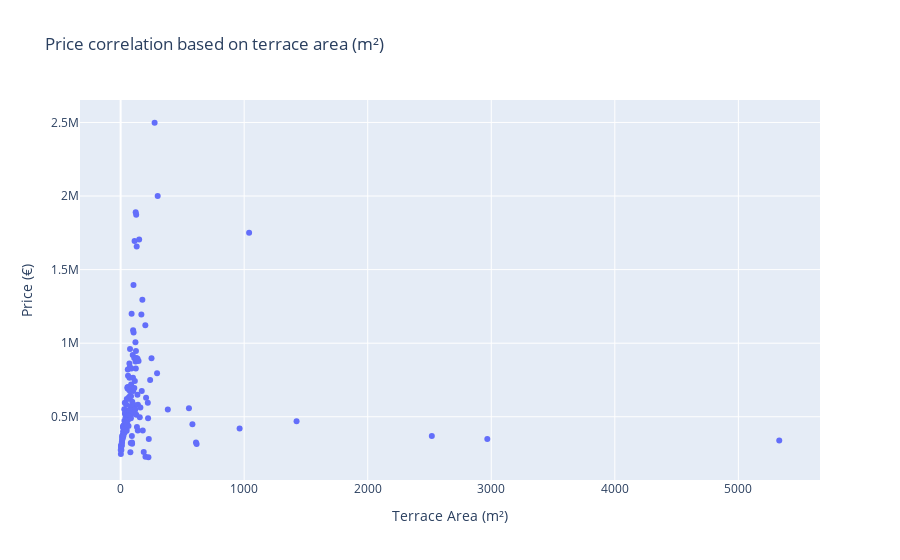

Write notebook code for a chart like this one.
### Code cell
import plotly.express as px

# correlate the price with terrace_area (m²)
avg_price_by_terrace_area = df.groupby("terrace_area (m²)", as_index=False)["price (€)"].mean()

fig = px.scatter(avg_price_by_terrace_area, x="terrace_area (m²)", y="price (€)", title="Price correlation based on terrace area (m²)", labels={"terrace_area (m²)": "Terrace Area (m²)", "price (€)": "Price (€)"})

fig.show()

print(avg_price_by_terrace_area.head())

### Figure 1 — Plotly figure (JSON) as saved in the notebook; plotly's stock layout.template omitted (floating-point values rounded to 4 significant figures; data arrays with more than 128 entries replaced by an {"elided": "..."} marker saying what was removed)
{"data": [{"hovertemplate": "Terrace Area (m²)=%{x}<br>Price (€)=%{y}<extra></extra>", "legendgroup": "", "marker": {"color": "#636efa", "symbol": "circle"}, "mode": "markers", "name": "", "orientation": "v", "showlegend": false, "type": "scatter", "x": {"elided": "157 int values"}, "xaxis": "x", "y": {"elided": "157 float values"}, "yaxis": "y"}], "layout": {"legend": {"tracegroupgap": 0}, "title": {"text": "Price correlation based on terrace area (m²)"}, "xaxis": {"anchor": "y", "domain": [0, 1], "title": {"text": "Terrace Area (m²)"}}, "yaxis": {"anchor": "x", "domain": [0, 1], "title": {"text": "Price (€)"}}}}
